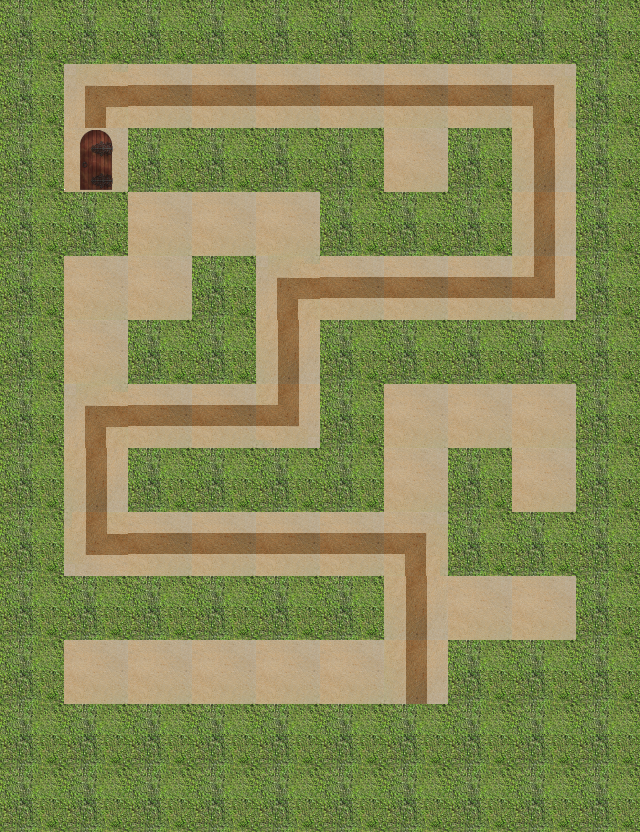

Tiled map render using the project's own tile images. Description and the map definition, with tile-layer contents summarised, below:
An orthogonal 10x13 tile map with 64x64 px tiles, 4 tile layers (path, wall, hint, end), 1 hidden layer not drawn.

<map version="1.0" orientation="orthogonal" renderorder="right-down" width="10" height="13" tilewidth="64" tileheight="64">
 <properties>
  <property name="bestTimePossible" value="9.23" />
  <property name="viewSize" value="5" />
 </properties>
 <tileset firstgid="1" name="sandbush" tilewidth="64" tileheight="64">
  <image source="sandbush.png" width="256" height="192" />
 </tileset>
 <layer name="path" width="10" height="13">
  <data>[130 cells, 49 non-empty, 1 distinct tile ids]</data>
 </layer>
 <layer name="wall" width="10" height="13">
  <data>[130 cells, 81 non-empty, 1 distinct tile ids]</data>
 </layer>
 <layer name="hint" width="10" height="13">
  <data>[130 cells, 29 non-empty, 6 distinct tile ids]</data>
 </layer>
 <layer name="start" width="10" height="13" visible="0">
  <data>[130 cells, 1 non-empty, 1 distinct tile ids]</data>
 </layer>
 <layer name="end" width="10" height="13">
  <data>[130 cells, 1 non-empty, 1 distinct tile ids]</data>
 </layer>
</map>
